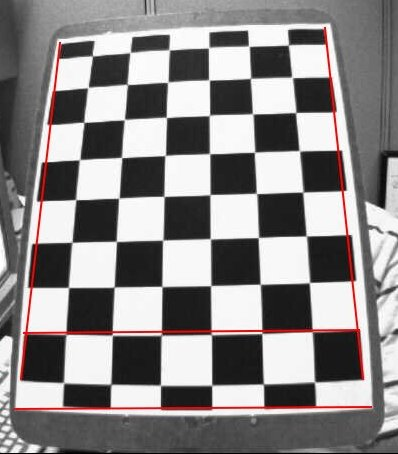
#> input picture AS5/data/chess1.jpg, 398 x 454 px; its folder holds 3 pictures in this run
$ python intrinsic.py   (older library calls are emulated)
#> lines starting #> are read from the running program, lines starting #| are printed output that depends on the picture; after the words box and inside, x2 and y2 are one past the last pixel; in counts of white or black regions, pixels touching at a corner belong together; long printed decimals are rounded
from __future__ import print_function, division
import os
import glob
import sys, argparse
import pprint
import numpy as np
import cv2
from scipy import optimize as opt


np.set_printoptions(suppress=True)
puts = pprint.pprint

DATA_DIR = "../data/"
DEBUG_DIR = "../data/debug/"
PATTERN_SIZE = (9, 6)
SQUARE_SIZE = 1.0 #

def show_image(string, image):
    cv2.imshow(string, image)
    cv2.waitKey()

def get_camera_images():
    images = [each for each in glob.glob(DATA_DIR + "*.jpg")]
    images = sorted(images)
    for each in images:
        yield (each, cv2.imread(each, 0))
    # yield [(each, cv2.imread(each, 0)) for each in images]


def getChessboardCorners(images = None, visualize=False):
    objp = np.zeros((PATTERN_SIZE[1]*PATTERN_SIZE[0], 3), dtype=np.float64)
    # objp[:,:2] = np.mgrid[0:PATTERN_SIZE[1], 0:PATTERN_SIZE[0]].T.reshape(-1, 2)
    objp[:, :2] = np.indices(PATTERN_SIZE).T.reshape(-1, 2)
    objp *= SQUARE_SIZE

    chessboard_corners = []
    image_points = []
    object_points = []
    correspondences = []
    ctr=0
    for (path, each) in get_camera_images(): #images:
        print("Processing Image : ", path)
        ret, corners = cv2.findChessboardCorners(each, patternSize=PATTERN_SIZE)
        if ret:
            print ("Chessboard Detected ")
            corners = corners.reshape(-1, 2)
            # corners = corners.astype(np.int)
            # corners = corners.astype(np.float64)
            if corners.shape[0] == objp.shape[0] :
                # print(objp[:,:-1].shape)
                image_points.append(corners)
                object_points.append(objp[:,:-1]) #append only World_X, World_Y. Because World_Z is ZERO. Just a simple modification for get_normalization_matrix
                assert corners.shape == objp[:, :-1].shape, "mismatch shape corners and objp[:,:-1]"
                correspondences.append([corners.astype(np.int), objp[:, :-1].astype(np.int)])
            if visualize:
                # Draw and display the corners
                ec = cv2.cvtColor(each, cv2.COLOR_GRAY2BGR)
                cv2.drawChessboardCorners(ec, PATTERN_SIZE, corners, ret)
                cv2.imwrite(DEBUG_DIR + str(ctr)+".png", ec)
                # show_image("mgri", ec)
                #
        else:
            print ("Error in detection points", ctr)

        ctr+=1

    # sys.exit(1)
    return correspondences

def normalize_points(chessboard_correspondences):
    views = len(chessboard_correspondences)

    def get_normalization_matrix(pts, name="A"):
        pts = pts.astype(np.float64)
        x_mean, y_mean = np.mean(pts, axis=0)
        var_x, var_y = np.var(pts, axis=0)

        s_x , s_y = np.sqrt(2/var_x), np.sqrt(2/var_y)

        print("Matrix: {4} : meanx {0}, meany {1}, varx {2}, vary {3}, sx {5}, sy {6} ".format(x_mean, y_mean, var_x, var_y, name, s_x, s_y))

        n = np.array([[s_x, 0, -s_x*x_mean], [0, s_y, -s_y*y_mean], [0, 0, 1]])
        # print(n)

        n_inv = np.array([ [1./s_x ,  0 , x_mean], [0, 1./s_y, y_mean] , [0, 0, 1] ])
        return n.astype(np.float64), n_inv.astype(np.float64)


    ret_correspondences = []
    for i in xrange(views):
        imp, objp = chessboard_correspondences[i]
        N_x, N_x_inv = get_normalization_matrix(objp, "A")
        N_u, N_u_inv = get_normalization_matrix(imp, "B")
        # [5 lines of commented-out code are left out]
        hom_imp = np.array([ [[each[0]], [each[1]], [1.0]] for each in imp])
        hom_objp = np.array([ [[each[0]], [each[1]], [1.0]] for each in objp])


        normalized_hom_imp = hom_imp
        normalized_hom_objp = hom_objp

        for i in range(normalized_hom_objp.shape[0]):
            # 54 points. iterate one by onea
            # all points are homogeneous
            n_o = np.matmul(N_x,normalized_hom_objp[i])
            normalized_hom_objp[i] = n_o/n_o[-1]

            n_u = np.matmul(N_u,normalized_hom_imp[i])
            normalized_hom_imp[i] = n_u/n_u[-1]

        normalized_objp = normalized_hom_objp.reshape(normalized_hom_objp.shape[0], normalized_hom_objp.shape[1])
        normalized_imp = normalized_hom_imp.reshape(normalized_hom_imp.shape[0], normalized_hom_imp.shape[1])

        normalized_objp = normalized_objp[:,:-1]
        normalized_imp = normalized_imp[:,:-1]

        # print(normalized_imp)

        ret_correspondences.append((imp, objp, normalized_imp, normalized_objp, N_u, N_x, N_u_inv, N_x_inv))

    return ret_correspondences

def compute_view_based_homography(correspondence, reproj = False):
    """
    correspondence = (imp, objp, normalized_imp, normalized_objp, N_u, N_x, N_u_inv, N_x_inv)
    """
    image_points = correspondence[0]
    object_points = correspondence[1]
    normalized_image_points = correspondence[2]
    normalized_object_points = correspondence[3]
    N_u = correspondence[4]
    N_x = correspondence[5]
    N_u_inv = correspondence[6]
    N_x_inv = correspondence[7]


    N = len(image_points)
    print("Number of points in current view : ", N)

    M = np.zeros((2*N, 9), dtype=np.float64)
    print("Shape of Matrix M : ", M.shape)

    print("N_model\n", N_x)
    print("N_observed\n", N_u)

    # create row wise allotment for each 0-2i rows
    # that means 2 rows..
    for i in xrange(N):
        X, Y = normalized_object_points[i] #A
        u, v = normalized_image_points[i] #B

        row_1 = np.array([ -X, -Y, -1, 0, 0, 0, X*u, Y*u, u])
        row_2 = np.array([ 0, 0, 0, -X, -Y, -1, X*v, Y*v, v])
        M[2*i] = row_1
        M[(2*i) + 1] = row_2

        print ("p_model {0} \t p_obs {1}".format((X, Y), (u, v)))


    # M.h  = 0 . solve system of linear equations using SVD
    u, s, vh = np.linalg.svd(M)
    print("Computing SVD of M")
    # [4 lines of commented-out code are left out]

    h_norm = vh[np.argmin(s)]
    h_norm = h_norm.reshape(3, 3)
    # print("Normalized Homography Matrix : \n" , h_norm)
    print(N_u_inv)
    print(N_x)
    # h = h_norm
    h = np.matmul(np.matmul(N_u_inv,h_norm), N_x)

    # if abs(h[2, 2]) > 10e-8:
    h = h[:,:]/h[2, 2]


    print("Homography for View : \n", h )

    if reproj:
        reproj_error = 0
        for i in range(len(image_points)):
            t1 = np.array([[object_points[i][0]], [object_points[i][1]], [1.0]])
            t = np.matmul(h, t1).reshape(1, 3)
            t = t/t[0][-1]
            formatstring = "Imp {0} | ObjP {1} | Tx {2}".format(image_points[i], object_points[i], t)
            print(formatstring)
            reproj_error += np.sum(np.abs(image_points[i] - t[0][:-1]))
        reproj_error = np.sqrt(reproj_error/N)/100.0
        print("Reprojection error : ", reproj_error)

    return h


def minimizer_func(initial_guess, X, Y, h, N):
    # X : normalized object points flattened
    # Y : normalized image points flattened
    # h : homography flattened
    # N : number of points
    #
    x_j = X.reshape(N, 2)
    # Y = Y.reshape(N, 2)
    # h = h.reshape(3, 3)
    projected = [0 for i in xrange(2*N)]
    for j in range(N):
        x, y = x_j[j]
        w = h[6]*x + h[7]*y + h[8]
        # pts = np.matmul(np.array([ [h[0], h[1], h[2]] , [h[3], h[4], h[5]]]), np.array([ [x] , [y] , [1.]]))
        # pts = pts/float(w)
        # u, v = pts[0][0], pts[1][0]
        projected[2*j] = (h[0] * x + h[1] * y + h[2]) / w
        projected[2*j + 1] = (h[3] * x + h[4] * y + h[5]) / w

    # return projected
    return (np.abs(projected - Y))**2


def jac_function(initial_guess, X, Y, h, N):
    x_j = X.reshape(N, 2)
    jacobian = np.zeros( (2*N, 9) , np.float64)
    for j in range(N):
        x, y = x_j[j]
        sx = np.float64(h[0]*x + h[1]*y + h[2])
        sy = np.float64(h[3]*x + h[4]*y + h[5])
        w = np.float64(h[6]*x + h[7]*y + h[8])
        jacobian[2*j] = np.array([x/w, y/w, 1/w, 0, 0, 0, -sx*x/w**2, -sx*y/w**2, -sx/w**2])
        jacobian[2*j + 1] = np.array([0, 0, 0, x/w, y/w, 1/w, -sy*x/w**2, -sy*y/w**2, -sy/w**2])

    return jacobian


def refine_homographies(H, correspondences, skip=False):
    if skip:
        return H

    image_points = correspondence[0]
    object_points = correspondence[1]
    normalized_image_points = correspondence[2]
    normalized_object_points = correspondence[3]
    N_u = correspondence[4]
    N_x = correspondence[5]
    N_u_inv = correspondence[6]
    N_x_inv = correspondence[7]

    N = normalized_object_points.shape[0]
    X = object_points.flatten()
    Y = image_points.flatten()
    h = H.flatten()
    h_prime = opt.least_squares(fun=minimizer_func, x0=h, jac=jac_function, method="lm" , args=[X, Y, h, N], verbose=0)


    if h_prime.success:
        H =  h_prime.x.reshape(3, 3)
    H = H/H[2, 2]
    return H


def get_intrinsic_parameters(H_r):
    M = len(H_r)
    V = np.zeros((2*M, 6), np.float64)

    def v_pq(p, q, H):
        v = np.array([
                H[0, p]*H[0, q],
                H[0, p]*H[1, q] + H[1, p]*H[0, q],
                H[1, p]*H[1, q],
                H[2, p]*H[0, q] + H[0, p]*H[2, q],
                H[2, p]*H[1, q] + H[1, p]*H[2, q],
                H[2, p]*H[2, q]
            ])
        return v

    for i in range(M):
        H = H_r[i]
        V[2*i] = v_pq(p=0, q=1, H=H)
        V[2*i + 1] = np.subtract(v_pq(p=0, q=0, H=H), v_pq(p=1, q=1, H=H))

    # solve V.b = 0
    u, s, vh = np.linalg.svd(V)
    # print(u, "\n", s, "\n", vh)
    b = vh[np.argmin(s)]
    print("V.b = 0 Solution : ", b.shape)

    # according to zhangs method
    vc = (b[1]*b[3] - b[0]*b[4])/(b[0]*b[2] - b[1]**2)
    l = b[5] - (b[3]**2 + vc*(b[1]*b[2] - b[0]*b[4]))/b[0]
    alpha = np.sqrt((l/b[0]))
    beta = np.sqrt(((l*b[0])/(b[0]*b[2] - b[1]**2)))
    gamma = -1*((b[1])*(alpha**2) *(beta/l))
    uc = (gamma*vc/beta) - (b[3]*(alpha**2)/l)

    print([vc,
            l,
            alpha,
            beta,
            gamma,
        uc])

    A = np.array([
            [alpha, gamma, uc],
            [0, beta, vc],
            [0, 0, 1.0],
        ])
    print("Intrinsic Camera Matrix is :")
    print(A)
    return A


# images = get_camera_images()

chessboard_correspondences = getChessboardCorners(images=None, visualize = True)
#> in getChessboardCorners, `ret, corners = cv2.findChessboardCorners(each, patternSize=PATTERN_SIZE)`: ret = True; corners = 54 rows, first 8: [288.1, 45.23], [292, 77.18], [295.8, 112.7], [299.5, 150.8], [302.8, 192.3], [306.1, 236], [309.4, 282.6], [311.9, 331.9]
#> in getChessboardCorners, `ret, corners = cv2.findChessboardCorners(each, patternSize=PATTERN_SIZE)`:
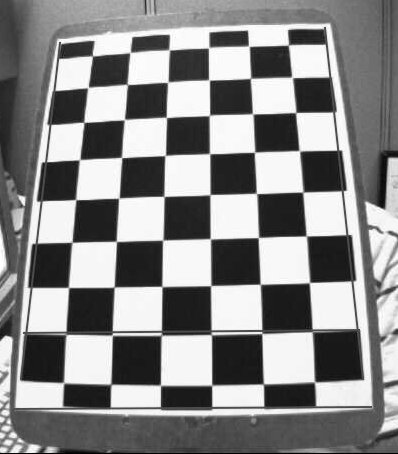
#> each: shape (454, 398); min 0, max 255, mean 136.7
#> in getChessboardCorners, `corners = corners.reshape(-1, 2)`: corners = 54 pairs, first value 63.67 to 314.7, second value 45.23 to 385.3
#> in getChessboardCorners, `cv2.drawChessboardCorners(ec, PATTERN_SIZE, corners, ret)`:
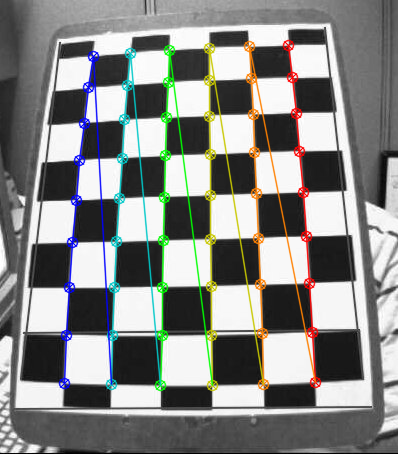
#> ec: shape (454, 398, 3); mean B, G, R 133.5, 136, 134.9
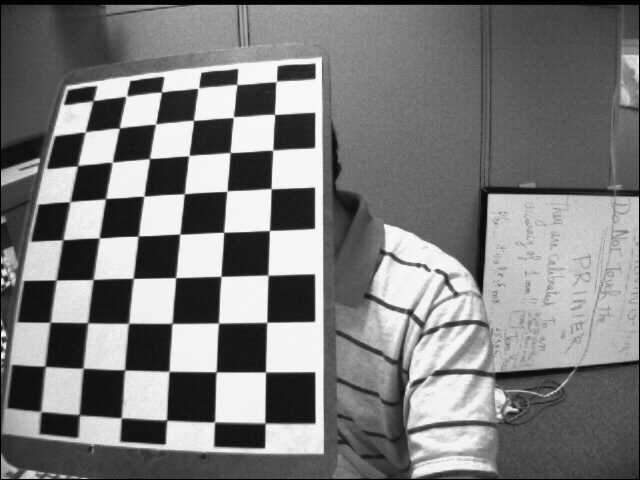
#> input picture AS5/data/chess2.jpg, 640 x 480 px
#> pass 2 of the loop in getChessboardCorners, `for (path, each) in get_camera_images():`:
#> in getChessboardCorners, `ret, corners = cv2.findChessboardCorners(each, patternSize=PATTERN_SIZE)`: corners = 54 rows, first 8: [276.2, 81.59], [274.6, 114.5], [272.8, 150.2], [271.2, 188.7], [269.4, 230.6], [268.2, 275.4], [266.7, 322.3], [265.5, 371.8]
#> in getChessboardCorners, each is the input picture: shape (480, 640); min 0, max 255, mean 124
#> in getChessboardCorners, `corners = corners.reshape(-1, 2)`: corners = 54 pairs, first value 41.3 to 276.2, second value 81.59 to 422.8
#> in getChessboardCorners, `cv2.drawChessboardCorners(ec, PATTERN_SIZE, corners, ret)`:
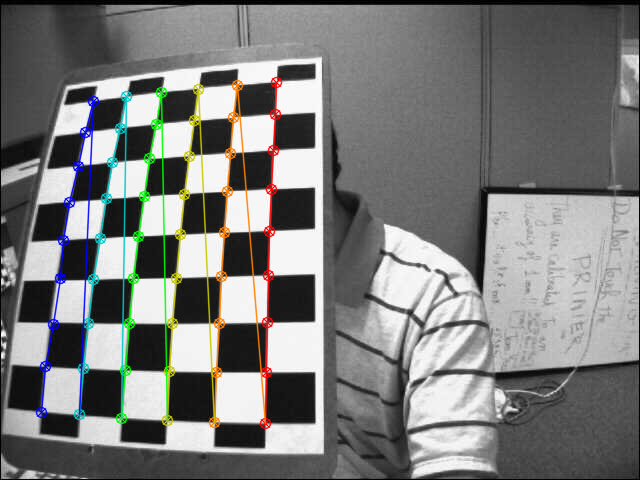
#> ec: shape (480, 640, 3); 4.83% of pixels changed, all inside (x1, y1, x2, y2) = (35, 76, 283, 430)
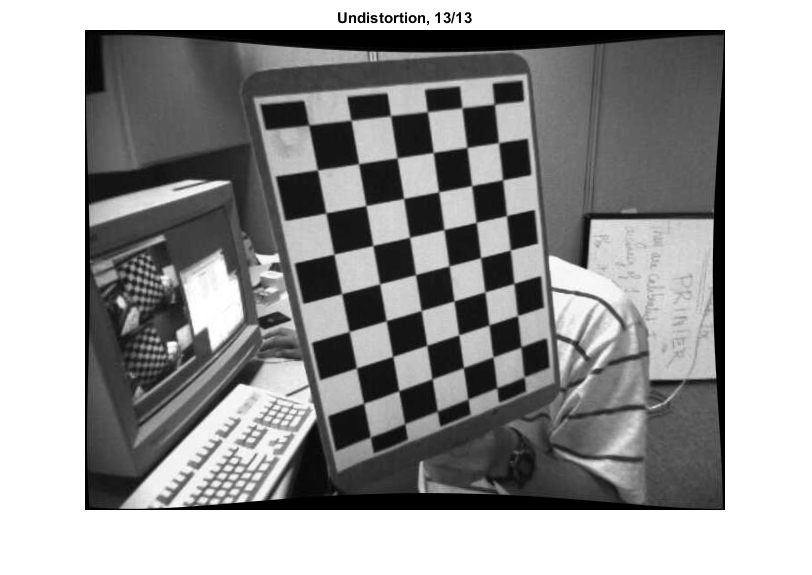
#> input picture AS5/data/chess3.jpg, 812 x 575 px
#> chessboard_correspondences = 3 items


chessboard_correspondences_normalized = normalize_points(chessboard_correspondences)
#> in normalize_points, `views = len(chessboard_correspondences)`: views = 3
#> the loop in normalize_points, `for i in xrange(views):` made 3 passes
#> (N_u, N_u_inv) on passes 1 to 3: ([[0.0182, 0, -3.42], [0, 0.013, -2.66], [0, 0, 1]], [[54.81, 0, 187.7], [0, 76.76, 204.1], [0, 0, 1]]), ([[0.0199, 0, -3.24], [0, 0.0133, -3.23], [0, 0, 1]], [[50.26, 0, 163.1], [0, 75.21, 242.8], [0, 0, 1]]), ([[0.0237, 0, -10.15], [0, 0.0148, -3.95], [0, 0, 1]], [[42.22, 0, 428.3], [0, 67.38, 265.9], [0, 0, 1]])
#| Matrix: A : meanx 4.0, meany 2.5, varx 6.667, vary 2.917, sx 0.5477, sy 0.8281
#| Matrix: B : meanx 187.722, meany 204.130, varx 6009.015, vary 11783.187, sx 0.01824, sy 0.01303
#| Matrix: A : meanx 4.0, meany 2.5, varx 6.667, vary 2.917, sx 0.5477, sy 0.8281
#| Matrix: B : meanx 163.074, meany 242.759, varx 5053.106, vary 11312.220, sx 0.01989, sy 0.0133
#| Matrix: A : meanx 4.0, meany 2.5, varx 6.667, vary 2.917, sx 0.5477, sy 0.8281
#| Matrix: B : meanx 428.296, meany 265.852, varx 3564.579, vary 9080.200, sx 0.02369, sy 0.01484
#> after the loop in normalize_points, `for i in xrange(views):`: ret_correspondences = 3 items
#> chessboard_correspondences_normalized = 3 items

print("M = ", len(chessboard_correspondences_normalized), " view images")
#| M =  3  view images
print("N = ", len(chessboard_correspondences_normalized[0][0]),  " points per image")
#| N =  54  points per image

H = []
for correspondence in chessboard_correspondences_normalized:
    H.append(compute_view_based_homography(correspondence, reproj=0))
#> this loop made 3 passes
#> (N_u in compute_view_based_homography, N_u_inv in compute_view_based_homography) on passes 2 to 3: ([[0.0199, 0, -3.24], [0, 0.0133, -3.23], [0, 0, 1]], [[50.26, 0, 163.1], [0, 75.21, 242.8], [0, 0, 1]]), ([[0.0237, 0, -10.15], [0, 0.0148, -3.95], [0, 0, 1]], [[42.22, 0, 428.3], [0, 67.38, 265.9], [0, 0, 1]])
#> (N_u in compute_view_based_homography, N_u_inv in compute_view_based_homography, s in compute_view_based_homography) on pass 1: ([[0.0182, 0, -3.42], [0, 0.013, -2.66], [0, 0, 1]], [[54.81, 0, 187.7], [0, 76.76, 204.1], [0, 0, 1]], [25.05, 24.55, 17.81, 10.39, 10.39, 10.38, 5.78, 5.73, 0.11])
#> (printed output is left out)
#> pass 1, in compute_view_based_homography, `u, s, vh = np.linalg.svd(M)`:
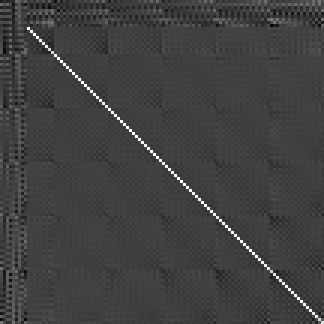
#> u: shape (108, 108) float64 (shown 3 times larger); min -0.332, max 0.973, mean 0.000234; drawn with min black and max white
#> pass 2, in compute_view_based_homography (call 2), `u, s, vh = np.linalg.svd(M)`:
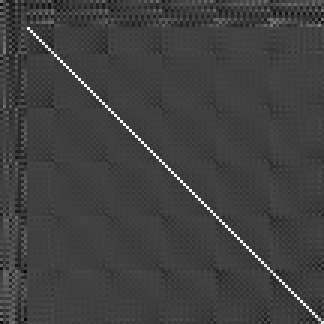
#> u: shape (108, 108) float64 (shown 3 times larger); min -0.327, max 0.972, mean 2.78e-05; drawn with min black and max white
#> pass 3, in compute_view_based_homography (call 3), `u, s, vh = np.linalg.svd(M)`:
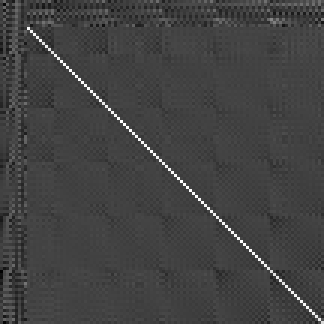
#> u: shape (108, 108) float64 (shown 3 times larger); min -0.345, max 0.974, mean -0.00113; drawn with min black and max white
#> after the loop, H = [[[-5.57, -39.38, 289.5], [31.93, 2.63, 42.27], [-0.0282, 0.00652, 1]], [[-8.37, -35.15, 274.8], [32.68, 6.94, 76.36], [-0.0259, 0.0227, 1]], [[13.22, -46.67, 493.9], [40.89, 0.38, 103.8], [0.0181, -0.0307, 1]]]

H_r = []
for i in range(len(H)):
    h_opt = refine_homographies(H[i], chessboard_correspondences_normalized[i], skip=False)
    H_r.append(h_opt)
#> this loop made 3 passes
#> after the loop, H_r has the same summary as H

A = get_intrinsic_parameters(H_r)
#> in get_intrinsic_parameters, `M = len(H_r)`: M = 3
#> the loop in get_intrinsic_parameters, `for i in range(M):` made 3 passes
#> after the loop in get_intrinsic_parameters, `for i in range(M):`: V = [[219.3, -1272.2, 84.12, 1.07, 0.134, -0.000184], [-1519.8, -148.1, 1012.8, 0.827, -1.83, 0.000752], [294.2, -1206.9, 226.9, 0.719, 0.564, -0.000588], [-1165.4, -59.01, 1020, 2.03, -2.01, 0.000152], [-617, -1903.5, 15.56, -1.25, -1.25, -0.000555], [-2003.6, 1116.7, 1672, -2.39, 1.5, -0.000617]]
#> in get_intrinsic_parameters, `u, s, vh = np.linalg.svd(V)`: u = [[-0.144, -0.428, -0.387, 0.0143, 0.742, 0.31], [0.457, -0.271, 0.189, -0.382, 0.315, -0.661], [-0.131, -0.408, -0.659, 0.154, -0.436, -0.409], [0.394, -0.205, -0.188, -0.63, -0.339, 0.505], [-0.04, -0.727, 0.561, 0.289, -0.209, 0.165], [0.772, 0.0781, -0.171, 0.591, 0.04, 0.131]]; s = [3663.8, 2707.6, 578.3, 4.15, 0.355, 0.000409]; vh = [[-0.75, 0.325, 0.577, -0.000236, -0.00014, 1.45e-08], [0.269, 0.946, -0.182, -0.000248, 0.000609, 1.62e-07], [-0.605, 0.0189, -0.796, -0.00243, -0.00234, 6.34e-07], [0.00019, -0.000582, 0.000405, -0.783, 0.623, -0.000242], [-0.0023, -0.000158, -0.00246, 0.623, 0.783, 0.00112], [-2.97e-06, 1.34e-07, -3.38e-06, 0.000886, 0.000726, -1]]
#> in get_intrinsic_parameters, `b = vh[np.argmin(s)]`: b = [-2.97e-06, 1.34e-07, -3.38e-06, 0.000886, 0.000726, -1]
#> in get_intrinsic_parameters, `vc = (b[1]*b[3] - b[0]*b[4])/(b[0]*b[2] - b[1]**2)`: vc = 227.4
#> in get_intrinsic_parameters, `l = b[5] - (b[3]**2 + vc*(b[1]*b[2] - b[0]*b[4]))/b[0]`: l = -0.571
#> in get_intrinsic_parameters, `alpha = np.sqrt((l/b[0]))`: alpha = 438
#> in get_intrinsic_parameters, `beta = np.sqrt(((l*b[0])/(b[0]*b[2] - b[1]**2)))`: beta = 411.5
#> in get_intrinsic_parameters, `gamma = -1*((b[1])*(alpha**2) *(beta/l))`: gamma = 18.53
#> in get_intrinsic_parameters, `uc = (gamma*vc/beta) - (b[3]*(alpha**2)/l)`: uc = 308.4
#> in get_intrinsic_parameters, `A = np.array([ [alpha, gamma, uc], [0, beta, vc], [0, 0, 1.0], ])`: A = [[438, 18.53, 308.4], [0, 411.5, 227.4], [0, 0, 1]]

#> (the run stopped early here; a loop or call above may not have finished)
